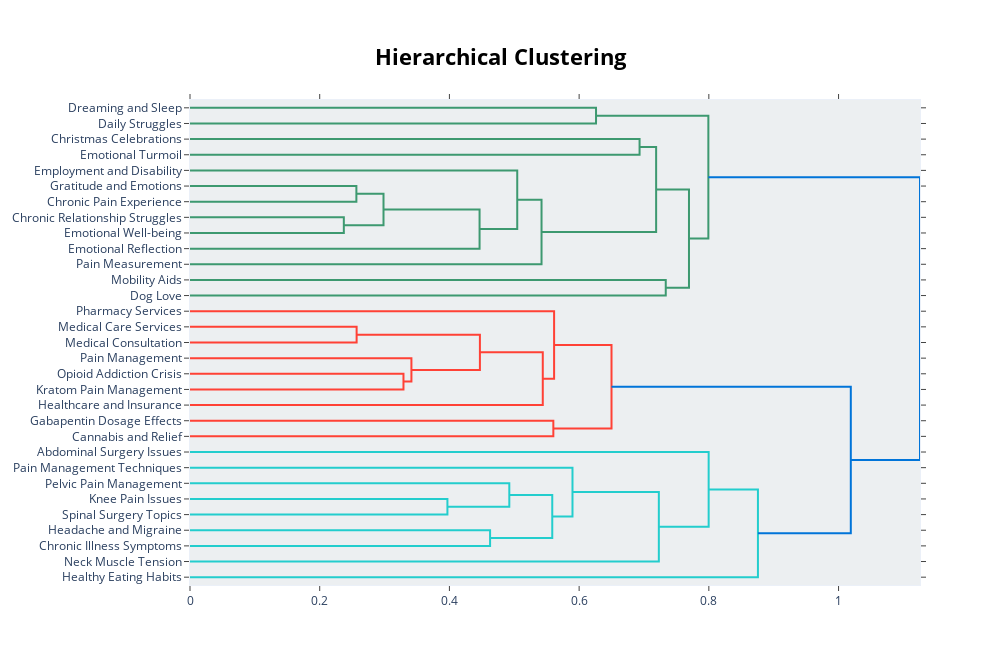

Source (notebook cell):
### Code cell
# First, set the custom labels
topic_model.set_topic_labels(topic_names)

# Then visualize with custom labels enabled
fig = topic_model.visualize_hierarchy(custom_labels=True)
fig.show()

### Figure 1 — Plotly figure (JSON) as saved in the notebook; plotly's stock layout.template omitted (floating-point values rounded to 4 significant figures)
{"data": [{"hoverinfo": "text", "marker": {"color": "rgb(61,153,112)"}, "mode": "lines", "type": "scatter", "x": [0, 0.6261, 0.6261, 0], "xaxis": "x", "y": [-5, -5, -15, -15], "yaxis": "y"}, {"hoverinfo": "text", "marker": {"color": "rgb(61,153,112)"}, "mode": "lines", "type": "scatter", "x": [0, 0.6932, 0.6932, 0], "xaxis": "x", "y": [-25, -25, -35, -35], "yaxis": "y"}, {"hoverinfo": "text", "marker": {"color": "rgb(61,153,112)"}, "mode": "lines", "type": "scatter", "x": [0, 0.2565, 0.2565, 0], "xaxis": "x", "y": [-55, -55, -65, -65], "yaxis": "y"}, {"hoverinfo": "text", "marker": {"color": "rgb(61,153,112)"}, "mode": "lines", "type": "scatter", "x": [0, 0.2372, 0.2372, 0], "xaxis": "x", "y": [-75, -75, -85, -85], "yaxis": "y"}, {"hoverinfo": "text", "marker": {"color": "rgb(61,153,112)"}, "mode": "lines", "type": "scatter", "x": [0.2565, 0.2984, 0.2984, 0.2372], "xaxis": "x", "y": [-60, -60, -80, -80], "yaxis": "y"}, {"hoverinfo": "text", "marker": {"color": "rgb(61,153,112)"}, "mode": "lines", "type": "scatter", "x": [0.2984, 0.4465, 0.4465, 0], "xaxis": "x", "y": [-70, -70, -95, -95], "yaxis": "y"}, {"hoverinfo": "text", "marker": {"color": "rgb(61,153,112)"}, "mode": "lines", "type": "scatter", "x": [0, 0.5046, 0.5046, 0.4465], "xaxis": "x", "y": [-45, -45, -82.5, -82.5], "yaxis": "y"}, {"hoverinfo": "text", "marker": {"color": "rgb(61,153,112)"}, "mode": "lines", "type": "scatter", "x": [0.5046, 0.542, 0.542, 0], "xaxis": "x", "y": [-63.75, -63.75, -105, -105], "yaxis": "y"}, {"hoverinfo": "text", "marker": {"color": "rgb(61,153,112)"}, "mode": "lines", "type": "scatter", "x": [0.6932, 0.7187, 0.7187, 0.542], "xaxis": "x", "y": [-30, -30, -84.38, -84.38], "yaxis": "y"}, {"hoverinfo": "text", "marker": {"color": "rgb(61,153,112)"}, "mode": "lines", "type": "scatter", "x": [0, 0.7336, 0.7336, 0], "xaxis": "x", "y": [-115, -115, -125, -125], "yaxis": "y"}, {"hoverinfo": "text", "marker": {"color": "rgb(61,153,112)"}, "mode": "lines", "type": "scatter", "x": [0.7187, 0.7694, 0.7694, 0.7336], "xaxis": "x", "y": [-57.19, -57.19, -120, -120], "yaxis": "y"}, {"hoverinfo": "text", "marker": {"color": "rgb(61,153,112)"}, "mode": "lines", "type": "scatter", "x": [0.6261, 0.7993, 0.7993, 0.7694], "xaxis": "x", "y": [-10, -10, -88.59, -88.59], "yaxis": "y"}, {"hoverinfo": "text", "marker": {"color": "rgb(255,65,54)"}, "mode": "lines", "type": "scatter", "x": [0, 0.2569, 0.2569, 0], "xaxis": "x", "y": [-145, -145, -155, -155], "yaxis": "y"}, {"hoverinfo": "text", "marker": {"color": "rgb(255,65,54)"}, "mode": "lines", "type": "scatter", "x": [0, 0.3291, 0.3291, 0], "xaxis": "x", "y": [-175, -175, -185, -185], "yaxis": "y"}, {"hoverinfo": "text", "marker": {"color": "rgb(255,65,54)"}, "mode": "lines", "type": "scatter", "x": [0, 0.3414, 0.3414, 0.3291], "xaxis": "x", "y": [-165, -165, -180, -180], "yaxis": "y"}, {"hoverinfo": "text", "marker": {"color": "rgb(255,65,54)"}, "mode": "lines", "type": "scatter", "x": [0.2569, 0.447, 0.447, 0.3414], "xaxis": "x", "y": [-150, -150, -172.5, -172.5], "yaxis": "y"}, {"hoverinfo": "text", "marker": {"color": "rgb(255,65,54)"}, "mode": "lines", "type": "scatter", "x": [0.447, 0.5439, 0.5439, 0], "xaxis": "x", "y": [-161.2, -161.2, -195, -195], "yaxis": "y"}, {"hoverinfo": "text", "marker": {"color": "rgb(255,65,54)"}, "mode": "lines", "type": "scatter", "x": [0, 0.5614, 0.5614, 0.5439], "xaxis": "x", "y": [-135, -135, -178.1, -178.1], "yaxis": "y"}, {"hoverinfo": "text", "marker": {"color": "rgb(255,65,54)"}, "mode": "lines", "type": "scatter", "x": [0, 0.5602, 0.5602, 0], "xaxis": "x", "y": [-205, -205, -215, -215], "yaxis": "y"}, {"hoverinfo": "text", "marker": {"color": "rgb(255,65,54)"}, "mode": "lines", "type": "scatter", "x": [0.5614, 0.6499, 0.6499, 0.5602], "xaxis": "x", "y": [-156.6, -156.6, -210, -210], "yaxis": "y"}, {"hoverinfo": "text", "marker": {"color": "rgb(35,205,205)"}, "mode": "lines", "type": "scatter", "x": [0, 0.3969, 0.3969, 0], "xaxis": "x", "y": [-255, -255, -265, -265], "yaxis": "y"}, {"hoverinfo": "text", "marker": {"color": "rgb(35,205,205)"}, "mode": "lines", "type": "scatter", "x": [0, 0.4923, 0.4923, 0.3969], "xaxis": "x", "y": [-245, -245, -260, -260], "yaxis": "y"}, {"hoverinfo": "text", "marker": {"color": "rgb(35,205,205)"}, "mode": "lines", "type": "scatter", "x": [0, 0.4627, 0.4627, 0], "xaxis": "x", "y": [-275, -275, -285, -285], "yaxis": "y"}, {"hoverinfo": "text", "marker": {"color": "rgb(35,205,205)"}, "mode": "lines", "type": "scatter", "x": [0.4923, 0.5586, 0.5586, 0.4627], "xaxis": "x", "y": [-252.5, -252.5, -280, -280], "yaxis": "y"}, {"hoverinfo": "text", "marker": {"color": "rgb(35,205,205)"}, "mode": "lines", "type": "scatter", "x": [0, 0.5898, 0.5898, 0.5586], "xaxis": "x", "y": [-235, -235, -266.2, -266.2], "yaxis": "y"}, {"hoverinfo": "text", "marker": {"color": "rgb(35,205,205)"}, "mode": "lines", "type": "scatter", "x": [0.5898, 0.7229, 0.7229, 0], "xaxis": "x", "y": [-250.6, -250.6, -295, -295], "yaxis": "y"}, {"hoverinfo": "text", "marker": {"color": "rgb(35,205,205)"}, "mode": "lines", "type": "scatter", "x": [0, 0.7997, 0.7997, 0.7229], "xaxis": "x", "y": [-225, -225, -272.8, -272.8], "yaxis": "y"}, {"hoverinfo": "text", "marker": {"color": "rgb(35,205,205)"}, "mode": "lines", "type": "scatter", "x": [0.7997, 0.8757, 0.8757, 0], "xaxis": "x", "y": [-248.9, -248.9, -305, -305], "yaxis": "y"}, {"hoverinfo": "text", "marker": {"color": "rgb(0,116,217)"}, "mode": "lines", "type": "scatter", "x": [0.6499, 1.019, 1.019, 0.8757], "xaxis": "x", "y": [-183.3, -183.3, -277.0, -277.0], "yaxis": "y"}, {"hoverinfo": "text", "marker": {"color": "rgb(0,116,217)"}, "mode": "lines", "type": "scatter", "x": [0.7993, 1.126, 1.126, 1.019], "xaxis": "x", "y": [-49.3, -49.3, -230.1, -230.1], "yaxis": "y"}], "layout": {"autosize": false, "height": 665, "hoverlabel": {"bgcolor": "white", "font": {"family": "Rockwell", "size": 16}}, "hovermode": "closest", "plot_bgcolor": "#ECEFF1", "showlegend": false, "title": {"font": {"color": "Black", "size": 22}, "text": "<b>Hierarchical Clustering</b>", "x": 0.5, "xanchor": "center", "yanchor": "top"}, "width": 1000, "xaxis": {"mirror": "allticks", "rangemode": "tozero", "showgrid": false, "showline": true, "showticklabels": true, "ticks": "outside", "type": "linear", "zeroline": false}, "yaxis": {"mirror": "allticks", "range": [-310, 0], "rangemode": "tozero", "showgrid": false, "showline": true, "showticklabels": true, "tickmode": "array", "ticks": "outside", "ticktext": ["Dreaming and Sleep", "Daily Struggles", "Christmas Celebrations", "Emotional Turmoil", "Employment and Disability", "Gratitude and Emotions", "Chronic Pain Experience", "Chronic Relationship Struggles", "Emotional Well-being", "Emotional Reflection", "Pain Measurement", "Mobility Aids", "Dog Love", "Pharmacy Services", "Medical Care Services", "Medical Consultation", "Pain Management", "Opioid Addiction Crisis", "Kratom Pain Management", "Healthcare and Insurance", "Gabapentin Dosage Effects", "Cannabis and Relief", "Abdominal Surgery Issues", "Pain Management Techniques", "Pelvic Pain Management", "Knee Pain Issues", "Spinal Surgery Topics", "Headache and Migraine", "Chronic Illness Symptoms", "Neck Muscle Tension", "Healthy Eating Habits"], "tickvals": [-5, -15, -25, -35, -45, -55, -65, -75, -85, -95, -105, -115, -125, -135, -145, -155, -165, -175, -185, -195, -205, -215, -225, -235, -245, -255, -265, -275, -285, -295, -305], "type": "linear", "zeroline": false}}}
